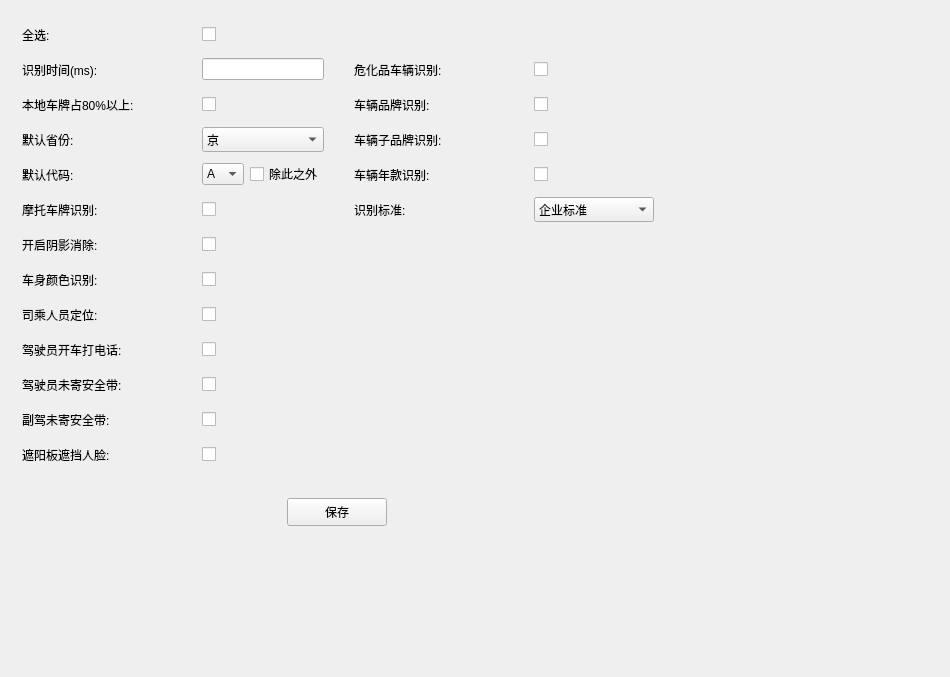
<?xml version="1.0" encoding="UTF-8"?>
<ui version="4.0">
 <class>Dlg_IdentParam</class>
 <widget class="QWidget" name="Dlg_IdentParam">
  <property name="geometry">
   <rect>
    <x>0</x>
    <y>0</y>
    <width>950</width>
    <height>677</height>
   </rect>
  </property>
  <property name="windowTitle">
   <string>Dlg_IdentParam</string>
  </property>
  <layout class="QVBoxLayout" name="verticalLayout">
   <property name="spacing">
    <number>20</number>
   </property>
   <item>
    <widget class="QWidget" name="widget" native="true">
     <layout class="QHBoxLayout" name="horizontalLayout">
      <item>
       <layout class="QGridLayout" name="gridLayout">
        <property name="horizontalSpacing">
         <number>30</number>
        </property>
        <property name="verticalSpacing">
         <number>10</number>
        </property>
        <item row="1" column="0">
         <widget class="QLabel" name="label_4">
          <property name="minimumSize">
           <size>
            <width>0</width>
            <height>25</height>
           </size>
          </property>
          <property name="text">
           <string>识别时间(ms):</string>
          </property>
         </widget>
        </item>
        <item row="8" column="0">
         <widget class="QLabel" name="label_5">
          <property name="minimumSize">
           <size>
            <width>0</width>
            <height>25</height>
           </size>
          </property>
          <property name="text">
           <string>司乘人员定位:</string>
          </property>
         </widget>
        </item>
        <item row="5" column="0">
         <widget class="QLabel" name="label_8">
          <property name="minimumSize">
           <size>
            <width>0</width>
            <height>25</height>
           </size>
          </property>
          <property name="text">
           <string>摩托车牌识别:</string>
          </property>
         </widget>
        </item>
        <item row="6" column="0">
         <widget class="QLabel" name="label_6">
          <property name="minimumSize">
           <size>
            <width>0</width>
            <height>25</height>
           </size>
          </property>
          <property name="text">
           <string>开启阴影消除:</string>
          </property>
         </widget>
        </item>
        <item row="7" column="0">
         <widget class="QLabel" name="label_9">
          <property name="minimumSize">
           <size>
            <width>0</width>
            <height>25</height>
           </size>
          </property>
          <property name="text">
           <string>车身颜色识别:</string>
          </property>
         </widget>
        </item>
        <item row="2" column="0">
         <widget class="QLabel" name="label_7">
          <property name="minimumSize">
           <size>
            <width>0</width>
            <height>25</height>
           </size>
          </property>
          <property name="text">
           <string>本地车牌占80%以上:</string>
          </property>
         </widget>
        </item>
        <item row="4" column="0">
         <widget class="QLabel" name="label_11">
          <property name="minimumSize">
           <size>
            <width>0</width>
            <height>25</height>
           </size>
          </property>
          <property name="text">
           <string>默认代码:</string>
          </property>
         </widget>
        </item>
        <item row="0" column="1">
         <widget class="QCheckBox" name="chkall">
          <property name="text">
           <string/>
          </property>
         </widget>
        </item>
        <item row="3" column="0">
         <widget class="QLabel" name="label_10">
          <property name="minimumSize">
           <size>
            <width>0</width>
            <height>25</height>
           </size>
          </property>
          <property name="text">
           <string>默认省份:</string>
          </property>
         </widget>
        </item>
        <item row="1" column="1">
         <widget class="QLineEdit" name="edttimecontrol">
          <property name="minimumSize">
           <size>
            <width>120</width>
            <height>22</height>
           </size>
          </property>
         </widget>
        </item>
        <item row="1" column="3">
         <widget class="QCheckBox" name="chkvehdanger">
          <property name="minimumSize">
           <size>
            <width>120</width>
            <height>0</height>
           </size>
          </property>
          <property name="text">
           <string/>
          </property>
         </widget>
        </item>
        <item row="1" column="2">
         <widget class="QLabel" name="label_12">
          <property name="minimumSize">
           <size>
            <width>150</width>
            <height>0</height>
           </size>
          </property>
          <property name="text">
           <string>危化品车辆识别:</string>
          </property>
         </widget>
        </item>
        <item row="0" column="0">
         <widget class="QLabel" name="label">
          <property name="minimumSize">
           <size>
            <width>150</width>
            <height>25</height>
           </size>
          </property>
          <property name="maximumSize">
           <size>
            <width>16777</width>
            <height>16777215</height>
           </size>
          </property>
          <property name="text">
           <string>全选:</string>
          </property>
         </widget>
        </item>
        <item row="9" column="0">
         <widget class="QLabel" name="label_3">
          <property name="minimumSize">
           <size>
            <width>0</width>
            <height>25</height>
           </size>
          </property>
          <property name="text">
           <string>驾驶员开车打电话:</string>
          </property>
         </widget>
        </item>
        <item row="10" column="0">
         <widget class="QLabel" name="label_2">
          <property name="minimumSize">
           <size>
            <width>0</width>
            <height>25</height>
           </size>
          </property>
          <property name="text">
           <string>驾驶员未寄安全带:</string>
          </property>
         </widget>
        </item>
        <item row="2" column="1">
         <widget class="QCheckBox" name="chklocalplate">
          <property name="text">
           <string/>
          </property>
         </widget>
        </item>
        <item row="5" column="1">
         <widget class="QCheckBox" name="chkrecogmt">
          <property name="text">
           <string/>
          </property>
         </widget>
        </item>
        <item row="6" column="1">
         <widget class="QCheckBox" name="chkshadowremove">
          <property name="text">
           <string/>
          </property>
         </widget>
        </item>
        <item row="11" column="0">
         <widget class="QLabel" name="label_15">
          <property name="minimumSize">
           <size>
            <width>0</width>
            <height>25</height>
           </size>
          </property>
          <property name="text">
           <string>副驾未寄安全带:</string>
          </property>
         </widget>
        </item>
        <item row="12" column="0">
         <widget class="QLabel" name="label_14">
          <property name="minimumSize">
           <size>
            <width>0</width>
            <height>25</height>
           </size>
          </property>
          <property name="text">
           <string>遮阳板遮挡人脸:</string>
          </property>
         </widget>
        </item>
        <item row="3" column="1">
         <widget class="QComboBox" name="cmbdefaultprovince">
          <property name="minimumSize">
           <size>
            <width>0</width>
            <height>25</height>
           </size>
          </property>
          <property name="maximumSize">
           <size>
            <width>150</width>
            <height>16777215</height>
           </size>
          </property>
          <property name="currentIndex">
           <number>0</number>
          </property>
          <item>
           <property name="text">
            <string>京</string>
           </property>
          </item>
          <item>
           <property name="text">
            <string>津</string>
           </property>
          </item>
          <item>
           <property name="text">
            <string>沪</string>
           </property>
          </item>
          <item>
           <property name="text">
            <string>渝</string>
           </property>
          </item>
          <item>
           <property name="text">
            <string>冀</string>
           </property>
          </item>
          <item>
           <property name="text">
            <string>晋</string>
           </property>
          </item>
          <item>
           <property name="text">
            <string>辽</string>
           </property>
          </item>
          <item>
           <property name="text">
            <string>吉</string>
           </property>
          </item>
          <item>
           <property name="text">
            <string>黑</string>
           </property>
          </item>
          <item>
           <property name="text">
            <string>苏</string>
           </property>
          </item>
          <item>
           <property name="text">
            <string>浙</string>
           </property>
          </item>
          <item>
           <property name="text">
            <string>皖</string>
           </property>
          </item>
          <item>
           <property name="text">
            <string>闽</string>
           </property>
          </item>
          <item>
           <property name="text">
            <string>赣</string>
           </property>
          </item>
          <item>
           <property name="text">
            <string>鲁</string>
           </property>
          </item>
          <item>
           <property name="text">
            <string>豫</string>
           </property>
          </item>
          <item>
           <property name="text">
            <string>鄂</string>
           </property>
          </item>
          <item>
           <property name="text">
            <string>湘</string>
           </property>
          </item>
          <item>
           <property name="text">
            <string>粤</string>
           </property>
          </item>
          <item>
           <property name="text">
            <string>琼</string>
           </property>
          </item>
          <item>
           <property name="text">
            <string>川</string>
           </property>
          </item>
          <item>
           <property name="text">
            <string>黔</string>
           </property>
          </item>
          <item>
           <property name="text">
            <string>贵</string>
           </property>
          </item>
          <item>
           <property name="text">
            <string>滇</string>
           </property>
          </item>
          <item>
           <property name="text">
            <string>云</string>
           </property>
          </item>
          <item>
           <property name="text">
            <string>陕</string>
           </property>
          </item>
          <item>
           <property name="text">
            <string>秦</string>
           </property>
          </item>
          <item>
           <property name="text">
            <string>甘</string>
           </property>
          </item>
          <item>
           <property name="text">
            <string>陇</string>
           </property>
          </item>
          <item>
           <property name="text">
            <string>青</string>
           </property>
          </item>
          <item>
           <property name="text">
            <string>藏</string>
           </property>
          </item>
          <item>
           <property name="text">
            <string>桂</string>
           </property>
          </item>
          <item>
           <property name="text">
            <string>蒙</string>
           </property>
          </item>
          <item>
           <property name="text">
            <string>宁</string>
           </property>
          </item>
          <item>
           <property name="text">
            <string>新</string>
           </property>
          </item>
          <item>
           <property name="text">
            <string>澳</string>
           </property>
          </item>
         </widget>
        </item>
        <item row="2" column="2">
         <widget class="QLabel" name="label_13">
          <property name="text">
           <string>车辆品牌识别:</string>
          </property>
         </widget>
        </item>
        <item row="2" column="3">
         <widget class="QCheckBox" name="chkvehlogorecog">
          <property name="text">
           <string/>
          </property>
         </widget>
        </item>
        <item row="3" column="3">
         <widget class="QCheckBox" name="chkvehlogorecog1">
          <property name="text">
           <string/>
          </property>
         </widget>
        </item>
        <item row="3" column="2">
         <widget class="QLabel" name="label_16">
          <property name="text">
           <string>车辆子品牌识别:</string>
          </property>
         </widget>
        </item>
        <item row="4" column="2">
         <widget class="QLabel" name="label_17">
          <property name="text">
           <string>车辆年款识别:</string>
          </property>
         </widget>
        </item>
        <item row="5" column="2">
         <widget class="QLabel" name="label_18">
          <property name="text">
           <string>识别标准:</string>
          </property>
         </widget>
        </item>
        <item row="4" column="3">
         <widget class="QCheckBox" name="chkvehlogorecog2">
          <property name="text">
           <string/>
          </property>
         </widget>
        </item>
        <item row="5" column="3">
         <widget class="QComboBox" name="cmbrecstd">
          <property name="minimumSize">
           <size>
            <width>0</width>
            <height>25</height>
           </size>
          </property>
          <property name="maximumSize">
           <size>
            <width>150</width>
            <height>16777215</height>
           </size>
          </property>
          <property name="currentIndex">
           <number>0</number>
          </property>
          <item>
           <property name="text">
            <string>企业标准</string>
           </property>
          </item>
          <item>
           <property name="text">
            <string>国标</string>
           </property>
          </item>
         </widget>
        </item>
        <item row="4" column="1">
         <layout class="QHBoxLayout" name="horizontalLayout_2">
          <item>
           <widget class="QComboBox" name="cmbchdefaultarea">
            <property name="minimumSize">
             <size>
              <width>0</width>
              <height>22</height>
             </size>
            </property>
            <property name="toolTipDuration">
             <number>0</number>
            </property>
            <item>
             <property name="text">
              <string>A</string>
             </property>
            </item>
            <item>
             <property name="text">
              <string>B</string>
             </property>
            </item>
            <item>
             <property name="text">
              <string>C</string>
             </property>
            </item>
            <item>
             <property name="text">
              <string>D</string>
             </property>
            </item>
            <item>
             <property name="text">
              <string>E</string>
             </property>
            </item>
            <item>
             <property name="text">
              <string>F</string>
             </property>
            </item>
            <item>
             <property name="text">
              <string>G</string>
             </property>
            </item>
            <item>
             <property name="text">
              <string>H</string>
             </property>
            </item>
            <item>
             <property name="text">
              <string>I</string>
             </property>
            </item>
            <item>
             <property name="text">
              <string>J</string>
             </property>
            </item>
            <item>
             <property name="text">
              <string>K</string>
             </property>
            </item>
            <item>
             <property name="text">
              <string>L</string>
             </property>
            </item>
            <item>
             <property name="text">
              <string>M</string>
             </property>
            </item>
            <item>
             <property name="text">
              <string>N</string>
             </property>
            </item>
            <item>
             <property name="text">
              <string>O</string>
             </property>
            </item>
            <item>
             <property name="text">
              <string>P</string>
             </property>
            </item>
            <item>
             <property name="text">
              <string>Q</string>
             </property>
            </item>
            <item>
             <property name="text">
              <string>R</string>
             </property>
            </item>
            <item>
             <property name="text">
              <string>S</string>
             </property>
            </item>
            <item>
             <property name="text">
              <string>T</string>
             </property>
            </item>
            <item>
             <property name="text">
              <string>U</string>
             </property>
            </item>
            <item>
             <property name="text">
              <string>V</string>
             </property>
            </item>
            <item>
             <property name="text">
              <string>W</string>
             </property>
            </item>
            <item>
             <property name="text">
              <string>X</string>
             </property>
            </item>
            <item>
             <property name="text">
              <string>Y</string>
             </property>
            </item>
            <item>
             <property name="text">
              <string>Z</string>
             </property>
            </item>
           </widget>
          </item>
          <item>
           <widget class="QCheckBox" name="chkareaexcept">
            <property name="text">
             <string>除此之外</string>
            </property>
           </widget>
          </item>
         </layout>
        </item>
        <item row="7" column="1">
         <widget class="QCheckBox" name="chkvehcolorrecog">
          <property name="text">
           <string/>
          </property>
         </widget>
        </item>
        <item row="8" column="1">
         <widget class="QCheckBox" name="chkfacelocate">
          <property name="text">
           <string/>
          </property>
         </widget>
        </item>
        <item row="9" column="1">
         <widget class="QCheckBox" name="chkphonecheck">
          <property name="text">
           <string/>
          </property>
         </widget>
        </item>
        <item row="10" column="1">
         <widget class="QCheckBox" name="chkseatbeltcheck">
          <property name="text">
           <string/>
          </property>
         </widget>
        </item>
        <item row="11" column="1">
         <widget class="QCheckBox" name="chkcopilotcheck">
          <property name="text">
           <string/>
          </property>
         </widget>
        </item>
        <item row="12" column="1">
         <widget class="QCheckBox" name="chksunvisorcheck">
          <property name="text">
           <string/>
          </property>
         </widget>
        </item>
       </layout>
      </item>
      <item>
       <spacer name="horizontalSpacer">
        <property name="orientation">
         <enum>Qt::Horizontal</enum>
        </property>
        <property name="sizeHint" stdset="0">
         <size>
          <width>245</width>
          <height>20</height>
         </size>
        </property>
       </spacer>
      </item>
     </layout>
    </widget>
   </item>
   <item>
    <layout class="QHBoxLayout" name="horizontalLayout_3">
     <item>
      <spacer name="horizontalSpacer_4">
       <property name="orientation">
        <enum>Qt::Horizontal</enum>
       </property>
       <property name="sizeHint" stdset="0">
        <size>
         <width>40</width>
         <height>20</height>
        </size>
       </property>
      </spacer>
     </item>
     <item>
      <widget class="QPushButton" name="btn_save">
       <property name="minimumSize">
        <size>
         <width>100</width>
         <height>28</height>
        </size>
       </property>
       <property name="focusPolicy">
        <enum>Qt::NoFocus</enum>
       </property>
       <property name="text">
        <string>保存</string>
       </property>
      </widget>
     </item>
     <item>
      <spacer name="horizontalSpacer_3">
       <property name="orientation">
        <enum>Qt::Horizontal</enum>
       </property>
       <property name="sizeHint" stdset="0">
        <size>
         <width>40</width>
         <height>20</height>
        </size>
       </property>
      </spacer>
     </item>
     <item>
      <spacer name="horizontalSpacer_2">
       <property name="orientation">
        <enum>Qt::Horizontal</enum>
       </property>
       <property name="sizeHint" stdset="0">
        <size>
         <width>40</width>
         <height>20</height>
        </size>
       </property>
      </spacer>
     </item>
    </layout>
   </item>
   <item>
    <spacer name="verticalSpacer">
     <property name="orientation">
      <enum>Qt::Vertical</enum>
     </property>
     <property name="sizeHint" stdset="0">
      <size>
       <width>20</width>
       <height>124</height>
      </size>
     </property>
    </spacer>
   </item>
  </layout>
 </widget>
 <layoutdefault spacing="6" margin="11"/>
 <resources/>
 <connections/>
</ui>
